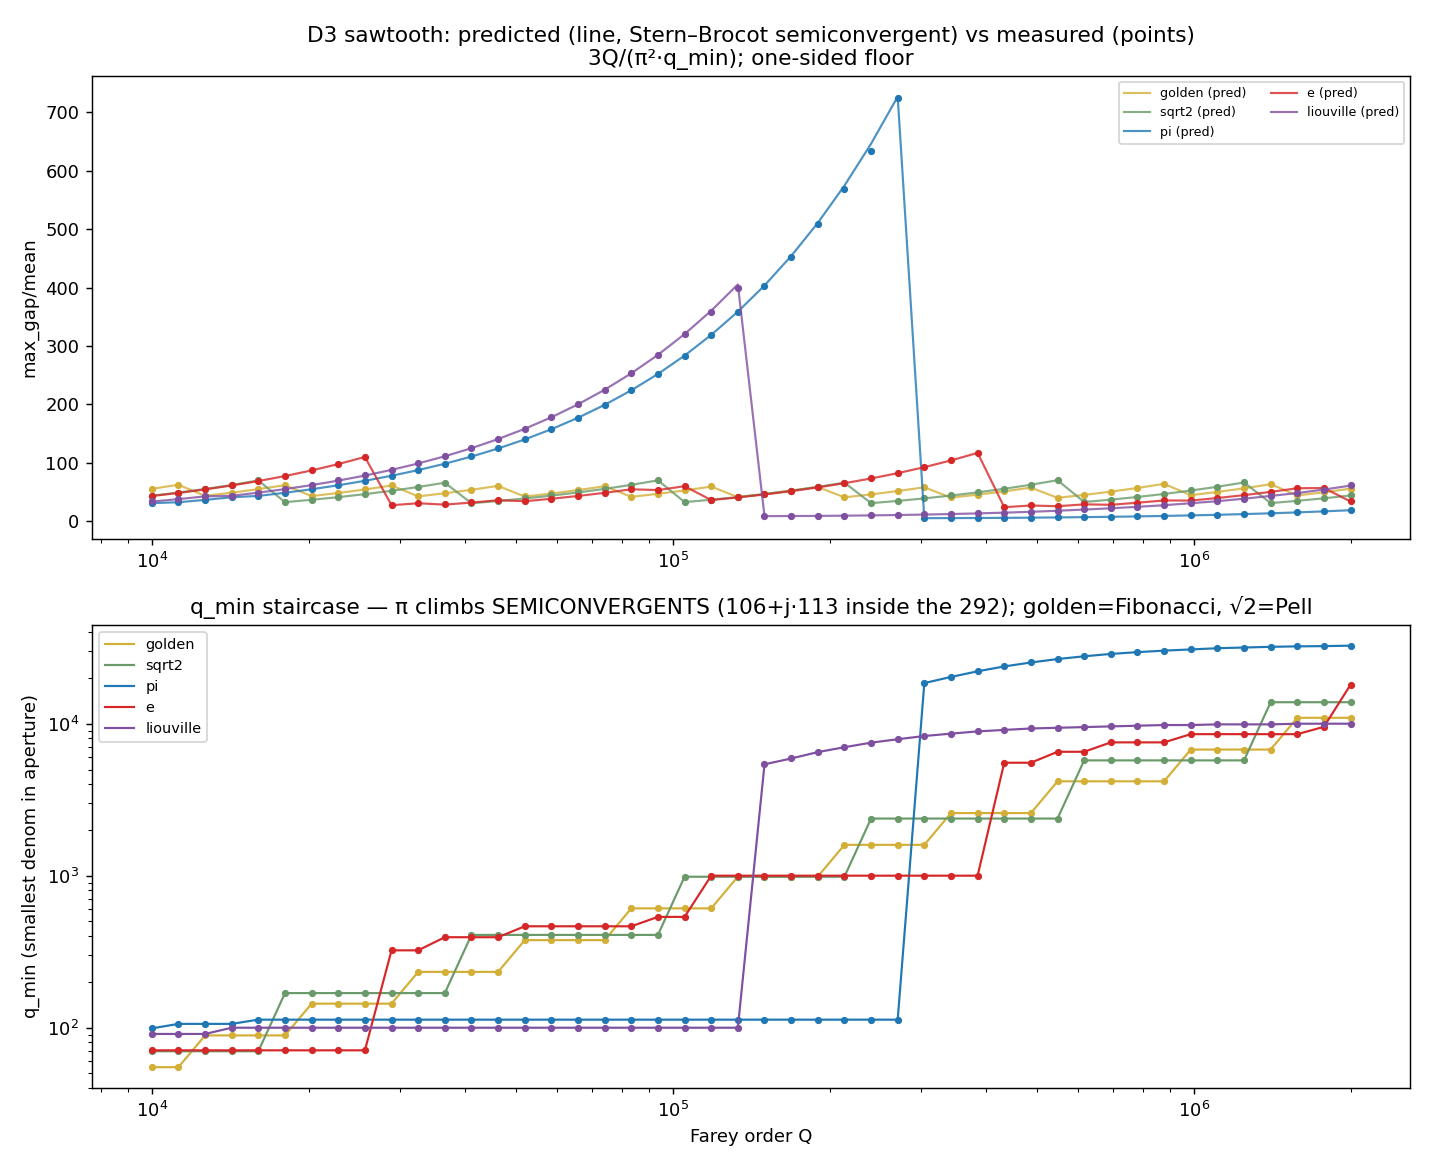

Write Python code to recreate this figure.
"""
OVERNIGHT Task 3 / D3 REDO — semiconvergent sawtooth: PREDICT then measure.

The Farey window max_gap/mean is a deterministic q_min detector:  max_gap/mean = 3Q/(π²·q_min)  (one-sided FLOOR:
neighbor denom q'≤Q ⇒ measured ≥ predicted, →1 as q'→Q). q_min = smallest denominator in the aperture = best ONE-SIDED
rational approximant = (mid-quotient) a SEMICONVERGENT. So the sawtooth is precomputable with ZERO simulation by a
Stern–Brocot minimal-denominator descent per window — NOT a convergent-list walk (π's ladder is semiconvergents; the
convergent list gets π wrong inside its big quotients).

DISCIPLINE: predictions computed FIRST (only α + aperture w; no enumeration), banked, THEN measured and overlaid.
Emits q_min as an output column. Parameter turn on the FROZEN refsuite (imports enumerate_window/window_width_for_count;
no logic edits). Seed 20240517.

Run: PYTHONPATH=$HOME/fmexplorer/riemann_explorer $HOME/fmexplorer/bin/python3 \
       approximability/task3_d3_redo.py
"""
import os, sys, json, math
_ROOT = os.path.dirname(os.path.dirname(os.path.abspath(__file__)))
sys.path.insert(0, os.path.expandvars("$HOME/fmexplorer/mathtest"))
import numpy as np, mpmath as mp
mp.mp.dps = 60
OUT = os.path.dirname(os.path.abspath(__file__))
PI2 = math.pi ** 2
COUNT = 12000

try:
    from refsuite.d3_farey import enumerate_window, window_gap_stats, window_width_for_count
except Exception as e:
    json.dump({"task": "3_d3_redo", "ABORT": f"refsuite import: {e}"}, open(os.path.join(OUT, "task3_d3_redo.json"), "w"))
    print("ABORT:", e); sys.exit(0)


def simplest_between(lo, hi):
    """Smallest-denominator (p,q) with lo <= p/q <= hi (Stern–Brocot / CF descent; exact best one-sided approximant =
    convergent OR semiconvergent). lo,hi mpmath reals, 0<lo<hi."""
    fl = mp.floor(lo)
    if fl >= hi:                       # integer boundary crossed inside [lo,hi]
        return (int(fl), 1) if fl >= lo else (int(fl) + 1, 1)
    if fl == mp.floor(hi):
        if fl == lo:
            return (int(fl), 1)
        p, q = simplest_between(1 / (hi - fl), 1 / (lo - fl))
        return (int(fl) * p + q, p)
    return (int(fl) + 1, 1)


LIOU = sum(mp.mpf(10) ** (-math.factorial(n)) for n in range(1, 8))
TARGETS = {"golden": (mp.sqrt(5) - 1) / 2, "sqrt2": mp.sqrt(2) - 1, "pi": mp.pi - 3,
           "e": mp.e - 2, "liouville": LIOU}
# fine Q grid to resolve the sawtooth teeth
QGRID = [int(x) for x in np.unique(np.round(np.geomspace(1e4, 2e6, 46)).astype(int))]


def q_of_target(alpha):
    a = mp.mpf(alpha)
    w_of = {Q: window_width_for_count(Q, COUNT) for Q in QGRID}
    pred = {}
    for Q in QGRID:
        w = mp.mpf(w_of[Q])                        # frozen convention: window is [α-w, α+w] (w = HALF-width)
        p, q = simplest_between(a - w, a + w)
        pred[Q] = {"w": float(w), "qmin_pred": q, "ratio_pred": 3 * Q / (PI2 * q)}
    return pred, w_of


if __name__ == "__main__":
    print("=" * 78)
    print("D3 REDO — semiconvergent sawtooth (PREDICT via Stern–Brocot, then measure)")
    print("=" * 78)

    # ---- PRE-REGISTER (zero enumeration): predicted q_min + ratio sawtooth per target ----
    predictions = {name: q_of_target(a)[0] for name, a in TARGETS.items()}
    # sanity: golden→Fibonacci denominators, √2→Pell, π→semiconvergents (not convergents)
    def uniq_q(name):
        seen = []
        for Q in QGRID:
            q = predictions[name][Q]["qmin_pred"]
            if not seen or seen[-1] != q: seen.append(q)
        return seen
    print("\n[pre-registered q_min ladders] (unique, in Q order):")
    for name in TARGETS:
        print(f"   {name:10s} {uniq_q(name)}")
    pi_conv = {1, 7, 106, 113, 33102, 33215}
    pi_qs = set(uniq_q("pi"))
    print(f"   π ladder ⊄ π convergents? {not pi_qs.issubset(pi_conv)}  "
          f"(semiconvergents present: {sorted(pi_qs - pi_conv)[:6]}...)")

    # ---- MEASURE (frozen enumerate_window) and overlay ----
    rows = {name: [] for name in TARGETS}
    print(f"\n[measure vs predict]  columns: Q  qmin_pred  qmin_meas  ratio_pred  ratio_meas  meas/pred")
    for name, a in TARGETS.items():
        af = float(a); inv_all = True
        for Q in QGRID:
            pr = predictions[name][Q]; w = pr["w"]
            fr = enumerate_window(af, w, Q)
            gaps, inv = window_gap_stats(fr); inv_all = inv_all and inv
            meas_ratio = max(gaps) / (sum(gaps) / len(gaps)) if gaps else None
            qmin_meas = min(q for p, q in fr)
            rows[name].append({"Q": Q, "qmin_pred": pr["qmin_pred"], "qmin_meas": qmin_meas,
                               "ratio_pred": pr["ratio_pred"], "ratio_meas": meas_ratio,
                               "qmin_match": pr["qmin_pred"] == qmin_meas})
        # summary per target
        mm = [r for r in rows[name] if r["ratio_meas"]]
        qmatch = sum(r["qmin_match"] for r in mm) / len(mm)
        mp_ratio = [r["ratio_meas"] / r["ratio_pred"] for r in mm]
        all_ge1 = all(x >= 0.999 for x in mp_ratio)
        print(f"   {name:10s} qmin_match={qmatch:.0%}  meas/pred median={np.median(mp_ratio):.3f} "
              f"range=[{min(mp_ratio):.3f},{max(mp_ratio):.3f}]  all≥1(floor)={all_ge1}  inv_ok={inv_all}")

    # ---- overall gates ----
    all_rows = [r for name in TARGETS for r in rows[name] if r["ratio_meas"]]
    q_match_rate = sum(r["qmin_match"] for r in all_rows) / len(all_rows)
    floor_ok = all(r["ratio_meas"] / r["ratio_pred"] >= 0.999 for r in all_rows)
    print(f"\n  OVERALL: q_min prediction match = {q_match_rate:.1%} of {len(all_rows)} windows; "
          f"one-sided floor (meas≥pred) held = {floor_ok}")
    print("  ⇒ the semiconvergent Stern–Brocot precompute predicts the sawtooth with zero simulation; "
          "convergent-list walk would miss π's interior-of-quotient teeth.")

    # ---- figure: sawtooth predicted (line) vs measured (points), + q_min staircase ----
    import matplotlib; matplotlib.use("Agg"); import matplotlib.pyplot as plt
    fig, axes = plt.subplots(2, 1, figsize=(11, 9))
    col = {"golden": "#d4af37", "sqrt2": "#6a9a6a", "pi": "#1f77b4", "e": "#d62728", "liouville": "#7f4fa0"}
    for name in TARGETS:
        Qs = [r["Q"] for r in rows[name]]
        axes[0].plot(Qs, [r["ratio_pred"] for r in rows[name]], "-", color=col[name], lw=1.2, alpha=0.8, label=f"{name} (pred)")
        axes[0].plot(Qs, [r["ratio_meas"] for r in rows[name]], "o", color=col[name], ms=3)
        axes[1].plot(Qs, [r["qmin_pred"] for r in rows[name]], "-", color=col[name], lw=1.2, label=name)
        axes[1].plot(Qs, [r["qmin_meas"] for r in rows[name]], "o", color=col[name], ms=3)
    axes[0].set_xscale("log"); axes[0].set_ylabel("max_gap/mean"); axes[0].legend(fontsize=7, ncol=2)
    axes[0].set_title("D3 sawtooth: predicted (line, Stern–Brocot semiconvergent) vs measured (points)\n"
                      "3Q/(π²·q_min); one-sided floor")
    axes[1].set_xscale("log"); axes[1].set_yscale("log"); axes[1].set_xlabel("Farey order Q")
    axes[1].set_ylabel("q_min (smallest denom in aperture)")
    axes[1].set_title("q_min staircase — π climbs SEMICONVERGENTS (106+j·113 inside the 292); golden=Fibonacci, √2=Pell")
    axes[1].legend(fontsize=8)
    fig.tight_layout(); fig.savefig(os.path.join(OUT, "task3_d3_redo.png"), dpi=130); plt.close(fig)

    json.dump({"task": "3_d3_redo", "seed": 20240517, "count": COUNT, "QGRID": QGRID,
               "q_min_prediction_match_rate": q_match_rate, "one_sided_floor_held": floor_ok,
               "predicted_qmin_ladders": {n: uniq_q(n) for n in TARGETS},
               "rows": rows}, open(os.path.join(OUT, "task3_d3_redo.json"), "w"), indent=2, default=str)
    print("\n  wrote task3_d3_redo.json + task3_d3_redo.png — DONE.")
